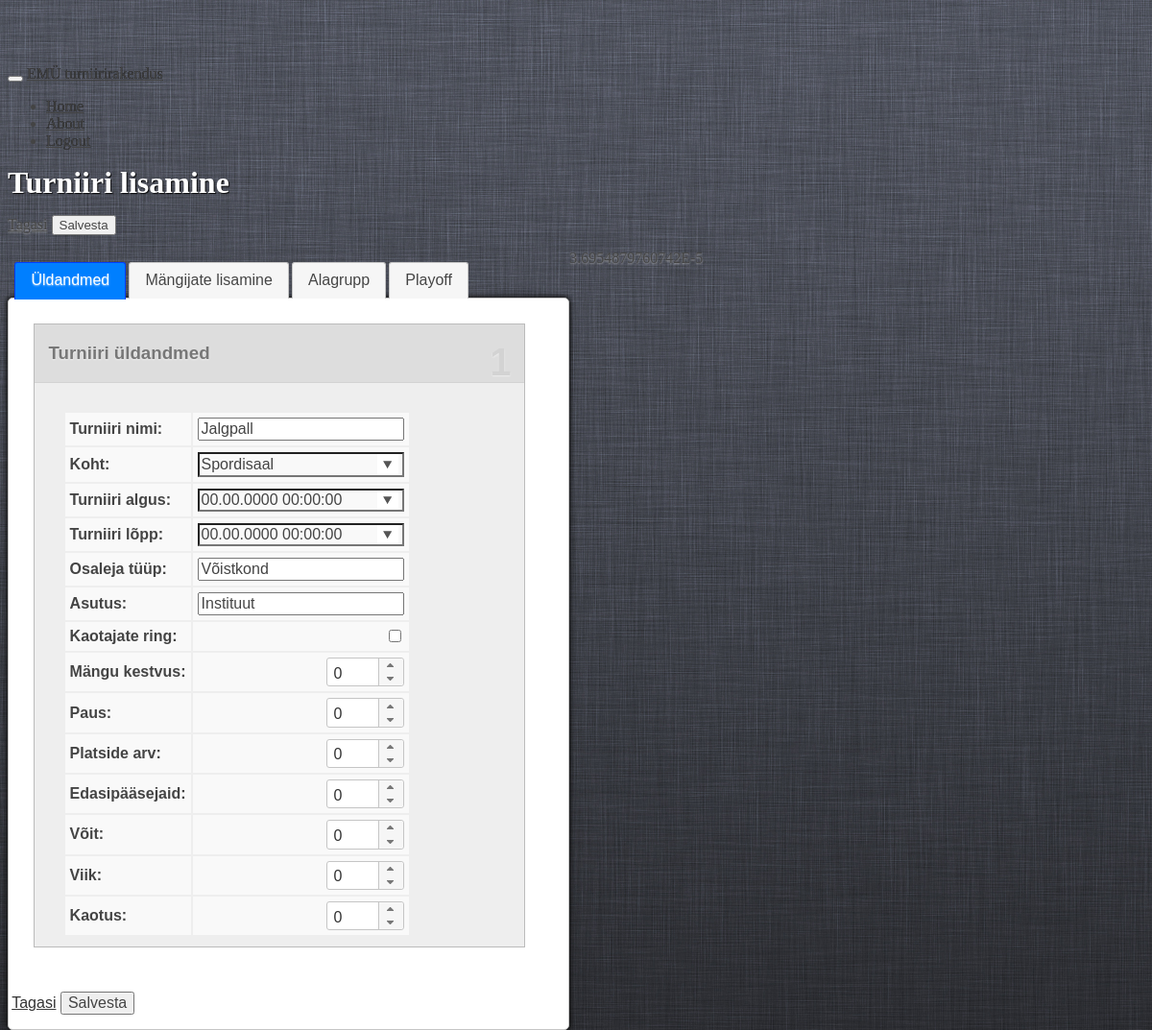
The app's page /tournaments/view/2 (signed in) with its own data.
### tables this page shows
CREATE TABLE IF NOT EXISTS `tournament` (
  `tournament_id` int(10) unsigned NOT NULL AUTO_INCREMENT,
  `tournament_name` varchar(100) NOT NULL,
  `tournament_year` int(11) NOT NULL,
  `tournament_place` varchar(100) NOT NULL,
  `place_id` int(11) unsigned NOT NULL,
  `deleted` tinyint(1) NOT NULL DEFAULT '0',
  `tournament_start` datetime NOT NULL,
  `tournament_end` datetime NOT NULL,
  `tournament_loser_bracket` tinyint(1) unsigned NOT NULL DEFAULT '0',
  `tournament_game_time` smallint(6) NOT NULL,
  `tournament_game_pause` smallint(6) NOT NULL,
  `tournament_field` smallint(6) NOT NULL,
  `tournament_group` smallint(6) NOT NULL,
  `tournament_win` smallint(6) NOT NULL,
  `tournament_type` tinyint(4) NOT NULL DEFAULT '-1' COMMENT '0 = Alagrupid + playoff 1= Alagrupid 2= Playoff 3= Paremusjärjestus',
  `tournament_game_win` tinyint(4) NOT NULL,
  `tournament_game_tie` tinyint(4) NOT NULL,
  `tournament_game_loss` tinyint(4) NOT NULL,
  `tournament_participant` varchar(50) NOT NULL,
  `tournament_classification` varchar(50) NOT NULL,
  PRIMARY KEY (`tournament_id`),
  KEY `place_id` (`place_id`)
);

### views/tournaments_view_view.php (called while the page is built, shortened)
<?
require ('tournaments_add_view.php');
?>

### controllers/tournaments.php (called while the page is built, shortened)
<?php
class tournaments
{
	function view()
	{
		global $_request;
		$id = $_request->params[0];
		$tournament = get_all("SELECT * FROM tournament WHERE tournament_id='$id'");
		$tournament = $tournament[0];
		$tournament['tournament_start'] = $this->convert_date2($tournament['tournament_start']);
		$tournament['tournament_end'] = $this->convert_date2($tournament['tournament_end']);
		require 'views/master_view.php';
	}
	function convert_date2($date)
	{
		list($date, $time) = explode(' ', $date);
		list($y, $mon, $d) = explode('-', $date);
		list($h, $min) = explode(':', $time);
		return "$d.$mon.$y $h:$min:00";
	}
}

### modules/request.php (called while the page is built, shortened)
<?php
class request
{
	function __construct()
	{
		if (isset($_SERVER['PATH_INFO'])) {
			if ($path_info = explode('/', $_SERVER['PATH_INFO'])) {
				array_shift($path_info);
				$this->controller = isset($path_info[0]) ? array_shift($path_info) : DEFAULT_CONTROLLER;
				$this->action = isset($path_info[0]) && !empty($path_info[0]) ? array_shift($path_info) : 'index';
				$this->params = isset($path_info[0]) ? $path_info : null;
			}
		}
	}
}
$_request = new request;

### modules/database.php (called while the page is built, shortened)
<?php
function get_all($sql)
{
	$q = mysql_query($sql) or db_error_out($sql);
	while (($result[] = mysql_fetch_assoc($q)) || array_pop($result)) {
		;
	}
	return $result;
}

### views/tournaments_add_view.php (the view, shortened to what this page needs)
<form method="post" id="tournament-add-form">
<div class="mywell"><h1>Turniiri lisamine</h1></div>
<div style="clear: both; margin: 15px 0">
	<a class="btn btn-large btn-inverse" href="/tournament/tournaments">Tagasi</a>
	<button class="btn btn-large btn-primary" type="button" onclick="submit1()">Salvesta</button>
</div>
<div id="tabs">
<ul>
	<li><a href="#tabs-1">Üldandmed</a></li>
	<li><a href="#tabs-2">Mängijate lisamine</a></li>
	<li style="display: none" name="alagrupp"><a href="#tabs-3">Alagrupp</a></li>
	<li style="display: none" name="playoff"><a href="#tabs-4">Playoff</a></li>
</ul>
<div id="tabs-1">
	<div class="kast">
		<div class="number">1</div>
		<div class="titlebar"><h3>Turniiri üldandmed</h3>
		</div>
		<table id="tournament-attributes-table" class="table table-bordered ">
			<tbody>
			<tr>
				<th>Turniiri nimi:</th>
				<td><input id="tournament-name" onchange="change_type_warning();" onfocus="$(this).removeClass('viga')"
				           type="text"
				           name="tournament[tournament_name]" autocomplete="off"
				           value="<?= $tournament['tournament_name'] ?>"></td>
			</tr>
			<tr>
				<th>Koht:</th>
				<td>
				</td>
			</tr>
			<tr>
				<th>Turniiri algus:</th>
				<td><input type="text" id="tournament_start" onchange="change_type_warning();" class="datetimepicker"
				           name="tournament[tournament_start]"
				           placeholder="pp.kk.aaaa hh:mm" autocomplete="off" onfocus="$(this).removeClass('viga')"
				           value="<?= $tournament['tournament_start'] ?>"></td>
			</tr>
			<tr>
				<th>Turniiri lõpp:</th>
				<td>
					<input type="text" class="datetimepicker" id="tournament_end" name="tournament[tournament_end]"
					       autocomplete="off" onfocus="$(this).removeClass('viga')" onchange="change_type_warning();"
					       placeholder="pp.kk.aaaa hh:mm"
					       value="<?= $tournament['tournament_end'] ?>"></td>
			</tr>
			<tr>
				<th>Osaleja tüüp:</th>
				<td><input id="tournament_participant" onfocus="$(this).removeClass('viga')"
				           onblur="set_participant_type();" type="text"
				           name="tournament[tournament_participant]" onchange="change_type_warning();" autocomplete="off"
				           value="<?= $tournament['tournament_participant'] ?>"></td>
			</tr>
			<tr>
				<th>Asutus:</th>
				<td><input id="tournament_classification" onfocus="$(this).removeClass('viga')"
				           onblur="set_unit_type();" type="text"
				           name="tournament[tournament_classification]" onchange="change_type_warning();" autocomplete="off"
				           value="<?= $tournament['tournament_classification'] ?>"></td>
			</tr>
			<tr>
				<th>Kaotajate ring:</th>
				<td><input id="loser-bracket" name="tournament[tournament_loser_bracket]" onchange="change_type_warning();"
				           type="checkbox" value="1"
						<?=
						$tournament['tournament_loser_bracket'] == 1 ? 'checked="checked" value="yes"' : 'value="no"'
						?>></td>
			</tr>
			<tr>
				<th>Mängu kestvus:</th>
				<td><input id="game-length" class="spinner" min="1" maxlength="2"
				           name="tournament[tournament_game_time]" onkeypress="validate(event)"
				           onfocus="$(this).removeClass('viga')" onchange="change_type_warning();" value="<?=
					$tournament['tournament_game_time'] ?>"></td>
			</tr>
			<tr>
				<th>Paus:</th>
				<td><input class="spinner" min="0" maxlength="2" name="tournament[tournament_game_pause]"
				           onkeypress="validate(event)" onchange="change_type_warning();" value="<?=
					$tournament['tournament_game_pause'] ?>"></td>
			</tr>
			<tr>
				<th>Platside arv:</th>
				<td><input class="spinner" min="1" maxlength="2" name="tournament[tournament_field]"
				           onkeypress="validate(event)" onchange="change_type_warning();" value="<?=
					$tournament['tournament_field'] ?>"/></td>
			</tr>
			<tr>
				<th>Edasipääsejaid:</th>
				<td><input class="spinner" min="1" maxlength="2" name="tournament[tournament_win]"
				           onkeypress="validate(event)" onchange="change_type_warning();" value="<?=
					$tournament['tournament_win'] ?>"/></td>
			</tr>
			<tr>
				<th>Võit:</th>
				<td><input class="spinner" min="0" maxlength="2" name="tournament[tournament_game_win]"
				           onkeypress="validate(event)" onchange="change_type_warning();" value="<?=
					$tournament['tournament_game_win'] ?>"/></td>
			</tr>
			<tr>
				<th>Viik:</th>
				<td><input class="spinner" min="0" maxlength="2" name="tournament[tournament_game_tie]"
				           onkeypress="validate(event)" onchange="change_type_warning();" value="<?=
					$tournament['tournament_game_tie'] ?>"/></td>
			</tr>
			<tr>
				<th>Kaotus:</th>
				<td><input class="spinner" min="0" maxlength="2" name="tournament[tournament_game_loss]"
				           onkeypress="validate(event)" onchange="change_type_warning();" value="<?=
					$tournament['tournament_game_loss'] ?>"/></td>
			</tr>
			</tbody>
		</table>
	</div>
</div>
<div style="clear: both; padding: 15px 0">
</div>
</form>
<a class="btn btn-large btn-inverse" href="/tournament/tournaments">Tagasi</a>
<button tabindex="10" class="btn btn-large btn-primary" type="button" onclick="submit1()">Salvesta</button>

### views/tournaments_view_view.php (style rules this page uses)
.datetimepicker { background: url(../../assets/ico/arrowdown.png) 98% 50% no-repeat; }

### records on screen
tournament: tournament_name "Jalgpall", tournament_participant "Võistkond", tournament_classification "Instituut", tournament_game_time "0", tournament_game_pause "0", tournament_field "0", tournament_win "0", tournament_game_win "0", tournament_game_tie "0", tournament_game_loss "0"
